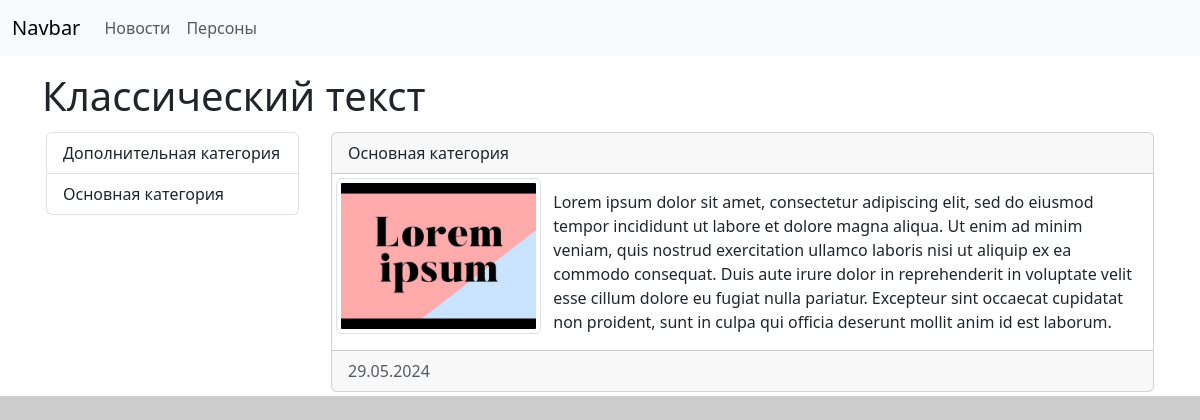
/news/news/28/, run on the app's committed database.
### news/models.py (models this page shows, shortened)
class News(models.Model):
    class Meta:
        verbose_name = 'Новость'
        verbose_name_plural = 'Новости'
        ordering = ['-created_at']
    title = models.CharField(max_length=100,verbose_name='Заголовок')
    created_at = models.DateTimeField(auto_now_add=True,verbose_name='Создано')
    updated_at = models.DateTimeField(auto_now=True,verbose_name='Обновлено')
    content = models.TextField(blank=True, null=True,verbose_name='Контент')
    photo = models.ImageField(upload_to='images/%Y/%m/%d/', blank=True, null=True,verbose_name='Фото')
    is_published = models.BooleanField(default=True,verbose_name='Опубликовано')
    category = models.ForeignKey('NewsCategory', on_delete=models.PROTECT,null=True,verbose_name='Категория')

class NewsCategory(models.Model):
    title = models.CharField(max_length=100,verbose_name='Название')
    def __str__(self):
        return self.title
    def get_absolute_url(self):
        return reverse_lazy('catnews', kwargs={'catid': self.pk})
    class Meta:
        verbose_name = 'Категория'
        verbose_name_plural = 'Категории'
        ordering = ['title']

### news/views.py (the view)
# urls.py: path("news/<int:newsid>/", getnews, name="newsdetail"),
def getnews(request, newsid):
    item = News.objects.get(pk=newsid)
    return render(request, 'news/detail.html', {'item': item,"title": item.title})

### news/templatetags/news_tag.py (called while the page is built)
@register.simple_tag(name='get_cats')
def get_cats():
    return NewsCategory.objects.all()

### news/templates/news/detail.html (shortened to what this page needs)
{% extends 'base.html' %}
{% block sidebar %}
{% include 'news/listcat.html' %}
{% endblock %}
{% block content %}
  <div class="card m-1">
      <div class="card-header">{{item.category}}</div>
      <div class="row g-0">
        <div class="col-md-3">
          <img src="{{ item.photo.url }}" class="m-1 img-thumbnail" alt="">
        </div>
        <div class="col-md-9">
          <div class="card-body">
            <p class="card-text">{{item.content}}</p>
        </div>
        </div>
      </div>
      <div class="card-footer text-body-secondary">
          {{item.created_at|date:"d.m.Y"}}
      </div>
  </div>
{% endblock %}

### templates/base.html (shortened to what this page needs)
{% load static %}
<!doctype html>
<html lang="ru">
  <head>
    <link rel="stylesheet" href="{% static 'css/style.css' %}">
    <link href="https://cdn.jsdelivr.net/npm/bootstrap@5.3.3/dist/css/bootstrap.min.css" rel="stylesheet">
  </head>
  <body>
      {% include 'inc/nav.html' %}
      <div class="container mt-3">
        <h1>{{title}}</h1>
        <div class="row">
            <div class="col-md-3">
            {% block sidebar %}SIDEBAR{% endblock %}
            </div>
            <div class="col-md-9">
            {% block content %}CONTENT{% endblock %}
            </div>
        </div>
    </div>
  </body>
</html>

### news/templates/news/listcat.html
{% load news_tag %}
<div class="list-group m-1">
    {% get_cats as cats %}
    {% for i in cats %}
    <a href="{{ i.get_absolute_url }}" class="list-group-item list-group-item-action">{{i.title}}</a>
    {% endfor %}
</div>

### myproj/static/css/style.css (style rules this page uses)
:root { background-color: #ccc !important; }

### data on the page
News: title "Классический текст", category "Основная категория", photo (placeholder picture), content "Lorem ipsum dolor sit amet, consectetur adipiscing elit, sed do eiusmod tempor incididunt ut labore et dolore magna aliqua. Ut enim ad minim veniam, quis nostrud exercitation ullamco laboris nisi ut aliquip ex ea commodo consequat. Duis aute irure dolor in reprehenderit in voluptate velit esse cillum dolore eu fugiat nulla pariatur. Excepteur sint occaecat cupidatat non proident, sunt in culpa qui officia deserunt mollit anim id est laborum.", created_at "29.05.2024"
NewsCategory: title "Дополнительная категория"
NewsCategory: title "Основная категория"
